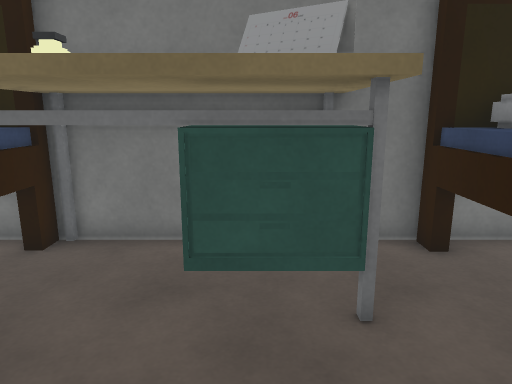
View 1 (above)

24 first-person views from a walk through a scene from a Unity 3-D project. The camera is 1.5 m above the floor, tilts 12° down and sees 70° across. The floor is counted in squares, 0.5 m on a side. Each view is taken from the middle of a square. On the plan, view 1 faces up. The plan holds only what a view shows up to about 20 squares ahead; the rest is blank. Some animated figures are not drawn. Some surface patterns are stand-ins.

View 2
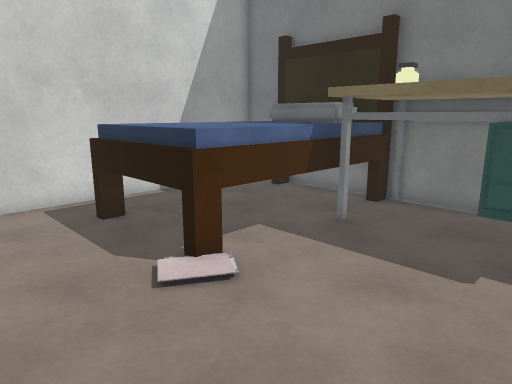

View 3
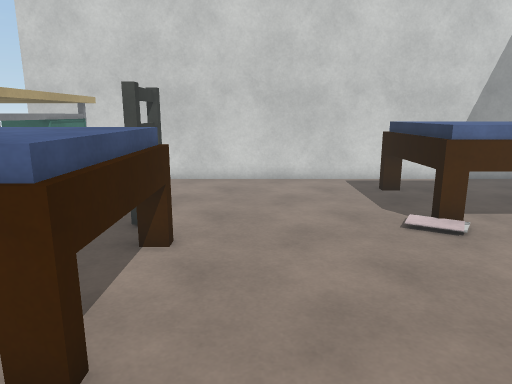

View 4
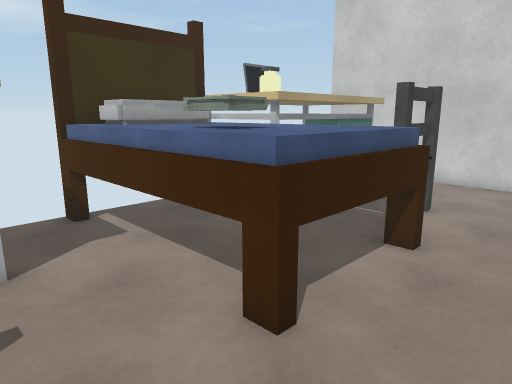

View 5
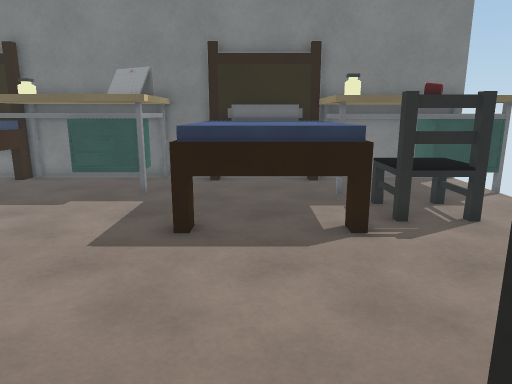

View 6
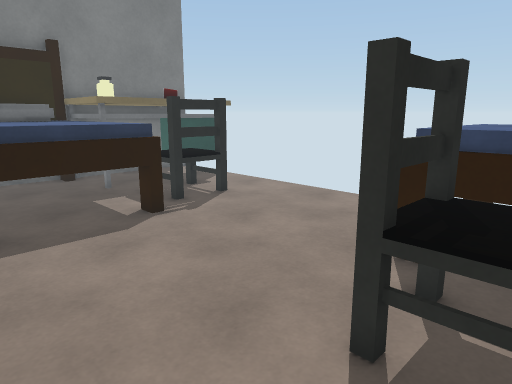

View 7
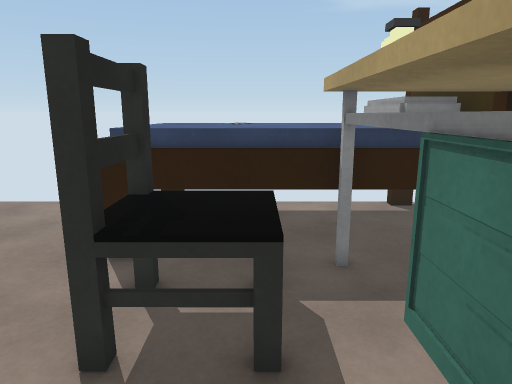

View 8
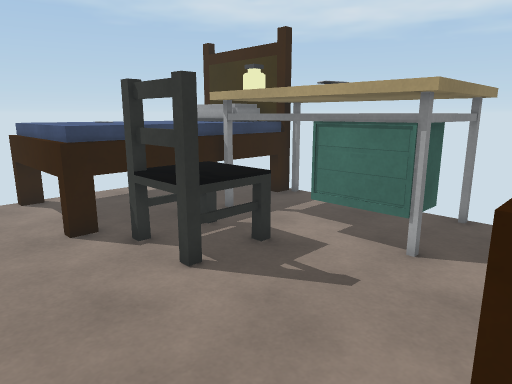

View 9
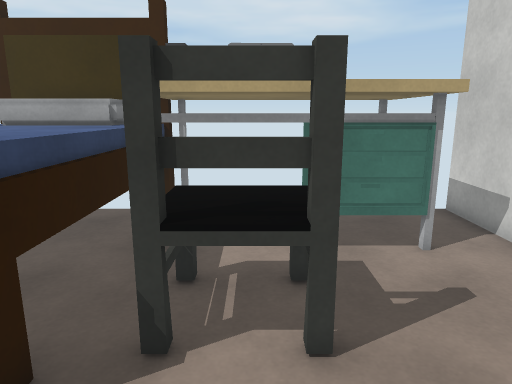

View 10
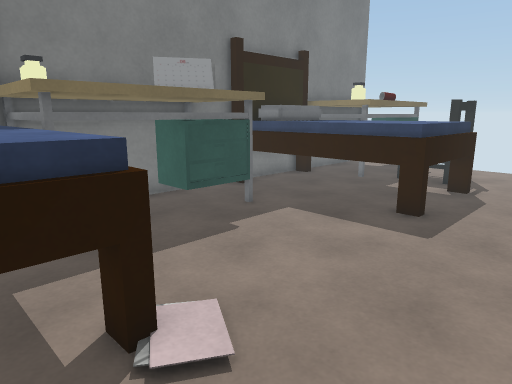

View 11
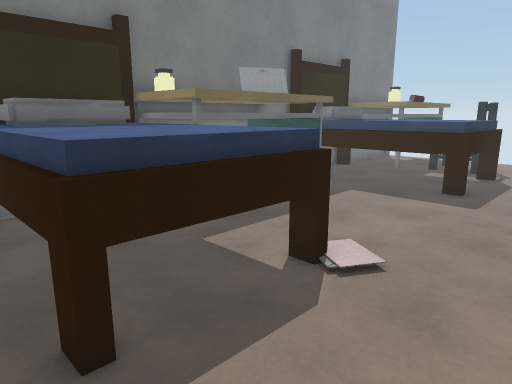

View 12
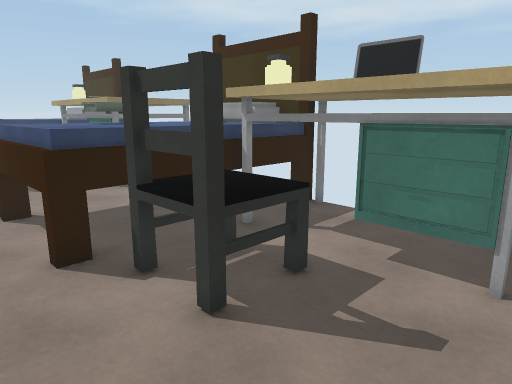

View 13
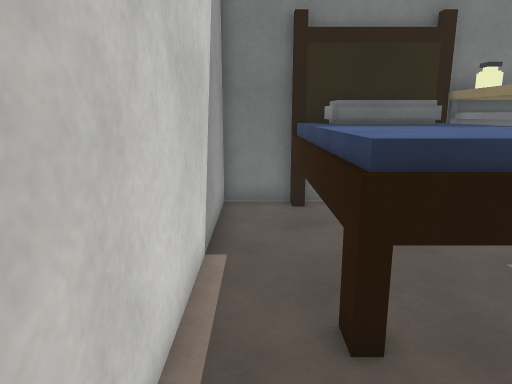

View 14
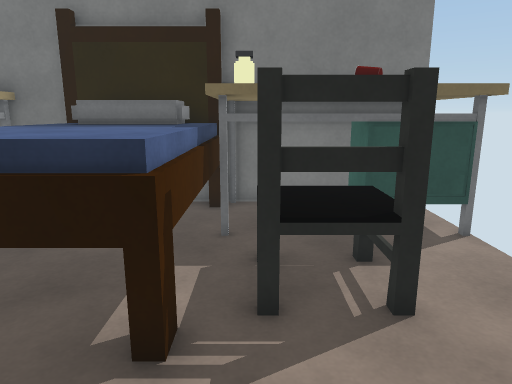

View 15
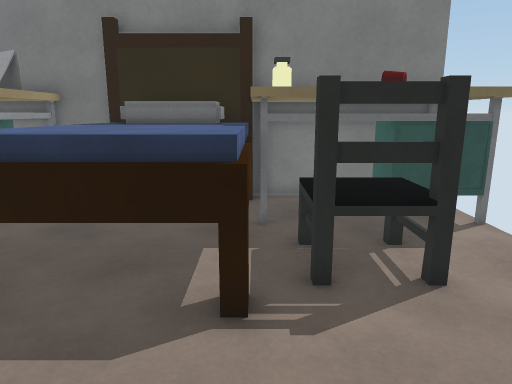

View 16
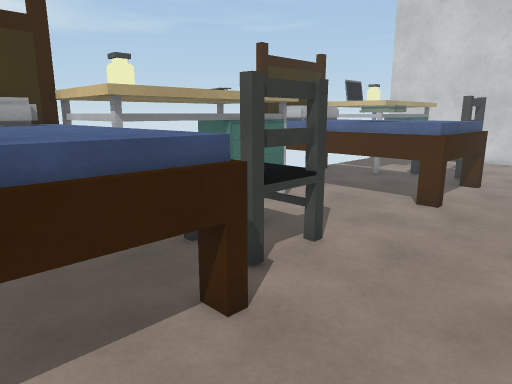

View 17
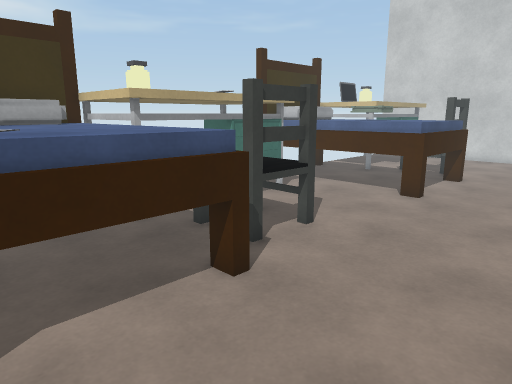

View 18
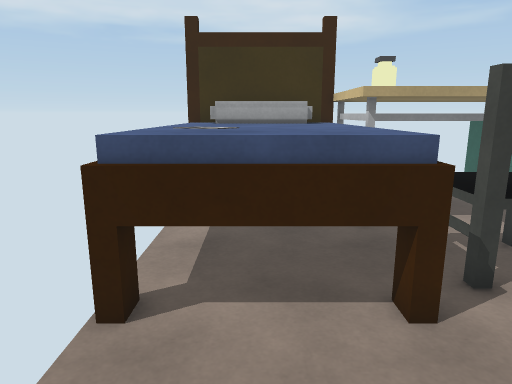

View 19
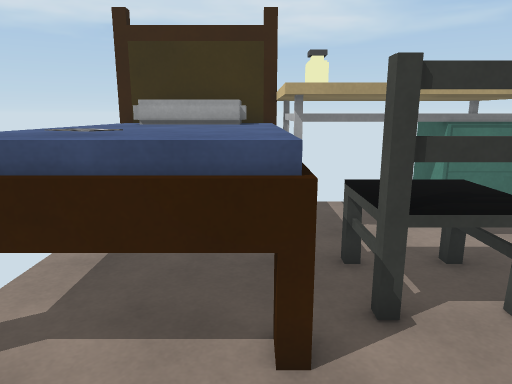

View 20
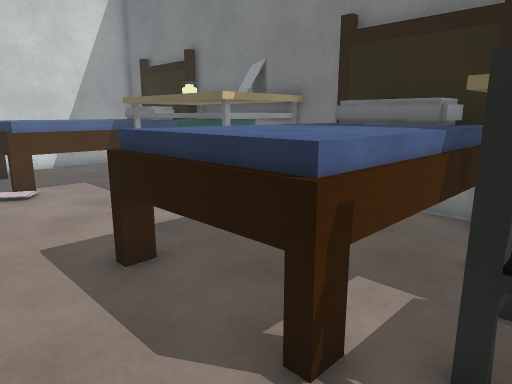

View 21
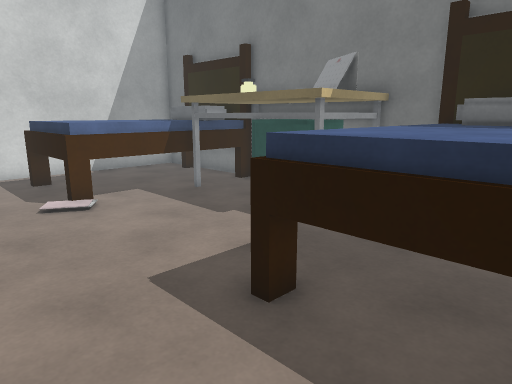

View 22
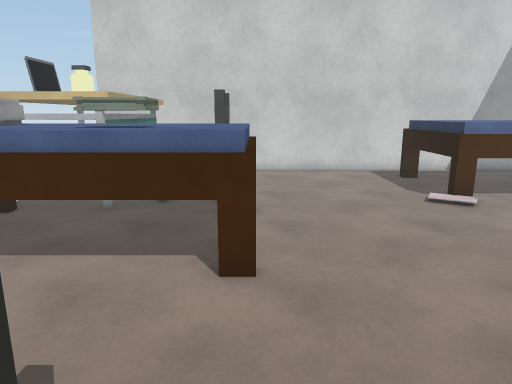

View 23
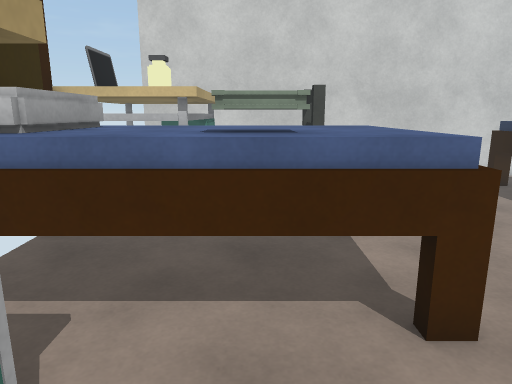

View 24
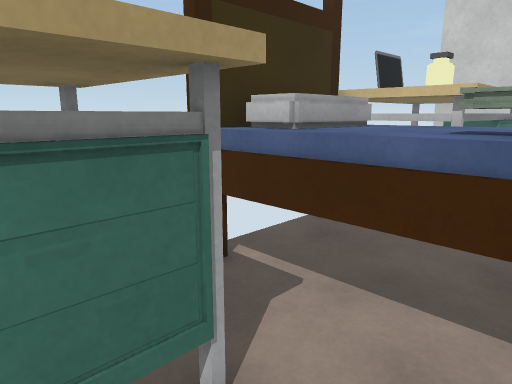

### Floor plan
Key: @ floor where view 1 was taken; # wall or solid block; . floor; B bed; T table; P pillow; C chair; H thing the floor can be seen under or through; U cup; R drawers; O other object.
Columns run from 12 left of view 1 to 15 right of it. Each row starts with its distance up from view 1.
  9 ###########################
  8 # BBBBBBTTTTTTT #P  P#
  7 #.BBBBBTT.....T.BP  P#....
  6 #.BBBBBTT..TTTT.BPPPP#...U
  5 #.BBBBBTTTTTTTT.BBBBB#HH#R##
  4 #.BBBBBB........BBBBBB......
  3 #.BBBBBB........BBBBBBCCC...
  2 #.BBBBBB........BBBBBBCCC...
  1 #.BBBBBB........BBBBBBCCC...
  0 #.BBBBBB....@...BBBBBB......
 -1 #...........................
 -2 #...........................
 -3 #...........................
 -4 #..........................
 -5 #.........................
 -6 #...........................
 -7 #........BBBBBB.......BBBBBB
 -8 #....CCC.BBBBBB....CCCBBBBBB
 -9 #....CCC.BBBBBB....CCCBBBBBB
-10 #....CCC.BBBOBB....CCCBBBBBB
-11 #........BBBBBB.    ..BBBBBB
-12 #.OOOOOOOBBBBBB.HHHHHH#BBBBB
-13 #.OOOO..OBBBBBB.H HH..#BBBBB
-14 #.O.....OBBBBBB.#.....#B   B
-15 #.OOOOOOOBBBBBB.#     #BBBBB
-16 #

Where each view was taken, in squares from view 1:
view 1: 0 up, 0 right, facing up
view 2: 4 down, 1 right, facing up-left
view 3: 5 down, 5 right, facing left
view 4: 4 down, 5 right, facing down-left
view 5: 9 down, 6 right, facing up
view 6: 10 down, 3 right, facing up-right
view 7: 10 down, 3 right, facing right
view 8: 4 down, 1 right, facing down-right
view 9: 4 down, 6 left, facing down
view 10: 4 down, 7 left, facing up-right
view 11: 4 down, 11 left, facing up-right
view 12: 5 down, 11 left, facing down-right
view 13: 4 down, 11 left, facing up
view 14: 4 down, 10 right, facing up
view 15: 5 down, 9 right, facing up
view 16: 3 down, 14 right, facing down-left
view 17: 2 down, 15 right, facing down-left
view 18: 2 down, 13 right, facing down
view 19: 3 down, 11 right, facing down
view 20: 3 down, 11 right, facing up-left
view 21: 4 down, 8 right, facing up-left
view 22: 7 down, 8 right, facing left
view 23: 10 down, 6 right, facing left
view 24: 9 down, 6 right, facing down-left
